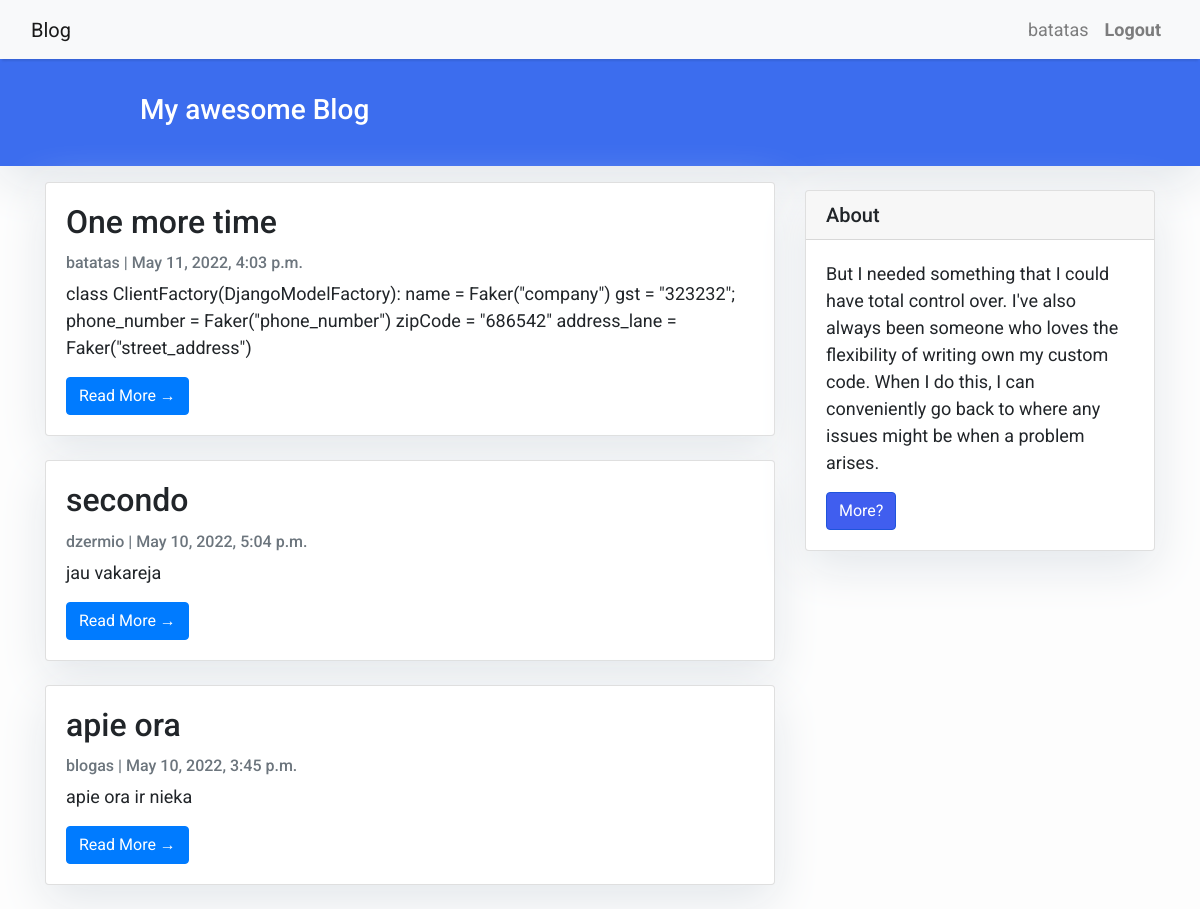
Page /blog/ (signed in) on the committed database.
### blog/models.py (models this page shows, shortened)
class Post(models.Model):
    title = models.CharField(max_length=200, unique=True)
    slug = models.SlugField(max_length=200, unique=True)
    author = models.ForeignKey(User, on_delete= models.CASCADE,related_name='blog_posts')
    updated_on = models.DateTimeField(auto_now= True)
    content = models.TextField()
    created_on = models.DateTimeField(auto_now_add=True)
    status = models.IntegerField(choices=STATUS, default=0)
    class Meta:
        ordering = ['-created_on']

### blog/views.py (the view)
# urls.py: path('', views.PostList.as_view(), name='home'),
class PostList(generic.ListView):
    queryset = Post.objects.filter(status=1).order_by('-created_on')
    template_name = 'index.html'

### templates/index.html (shortened to what this page needs)
{% extends "base.html" %}
 {% block content %}
    <header class="masthead" >
            <div class="container">
              <div class="row">
                <div class=" col-md-8 col-md-10 mx-auto">
                  <div class="site-heading">
                    <h3 class=" site-heading my-4 mt-3 text-white">  My awesome Blog </h3>
                </div>
                    </div>
                  </div>
                </div>
              </header>
            <div class="container">
                <div class="row">
              <div class="col-md-8 mt-3 left">
                    {% for post in post_list %}
                <div class="card mb-4" >
                  <div class="card-body">
                    <h2 class="card-title">{{ post.title }}</h2>
                    <p class="card-text text-muted h6">{{ post.author }} | {{ post.created_on}} </p>
                    <p class="card-text">{{post.content|slice:":200" }}</p>
                    <a href="{% url 'post_detail' post.slug  %}" class="btn btn-primary">Read More &rarr;</a>
                  </div>
                </div>
                {% endfor %}
            </div>
                {% block sidebar %}
                {% include 'sidebar.html' %}
                {% endblock sidebar %}
            </div>
        </div>
{%endblock%}
{% load crispy_forms_tags %}

### templates/base.html (shortened to what this page needs)
<!DOCTYPE html>
<html>
  <head>
    <link
      rel="stylesheet"
      href="https://maxcdn.bootstrapcdn.com/bootstrap/4.0.0/css/bootstrap.min.css"
    />
  </head>
  <body>
    <nav class="navbar navbar-expand-lg navbar-light bg-light shadow" id="mainNav">
      <div class="container-fluid">
        <a class="navbar-brand" href="{% url 'home' %}" >Blog</a>
        <div class="collapse navbar-collapse" id="navbarResponsive">
          <ul class="navbar-nav ml-auto">
            {% if user.is_authenticated %}
            <span class="navbar-text text-black mr-2">
              {{ request.user }}
            </span>
            <li class="nav-item text-black">
              <a
                class="nav-link text-black font-weight-bold"
                href='{% url "logout" %}'>
                Logout</a>
            </li>
            {% endif %}
          </ul>
        </div>
      </div>
    </nav>
            {% block content %}{% endblock content %}
  </body>
</html>

### templates/base.html (style rules this page uses)
body { font-family: "Roboto", sans-serif; font-size: 17px; background-color: #fdfdfd; }
.shadow { box-shadow: 0 4px 2px -2px rgba(0,0,0,0.1); }
.masthead { background: #3c6dee; height: auto; padding-bottom: 15px; box-shadow: 0 16px 48px #E3E7EB; padding-top: 10px; }

### templates/index.html (style rules this page uses)
body { font-family: "Roboto", sans-serif; font-size: 18px; background-color: #fdfdfd; }
.card { box-shadow: 0 16px 48px #E3E7EB; }

### templates/sidebar.html (style rules this page uses)
.card { box-shadow: 0 16px 48px #E3E7EB; }

### rows in the picture
Post: title "One more time", author "batatas", created_on "May 11, 2022, 4:03 p.m.", content "class ClientFactory(DjangoModelFactory): name = Faker(\"company\") gst = \"323232\"; phone_number = Faker(\"phone_number\") zipCode = \"686542\" address_lane = Faker(\"street_address\")"
Post: title "secondo", author "dzermio", created_on "May 10, 2022, 5:04 p.m.", content "jau vakareja"
Post: title "apie ora", author "blogas", created_on "May 10, 2022, 3:45 p.m.", content "apie ora ir nieka"

### other values in the picture
{{ request.user }} "batatas"
